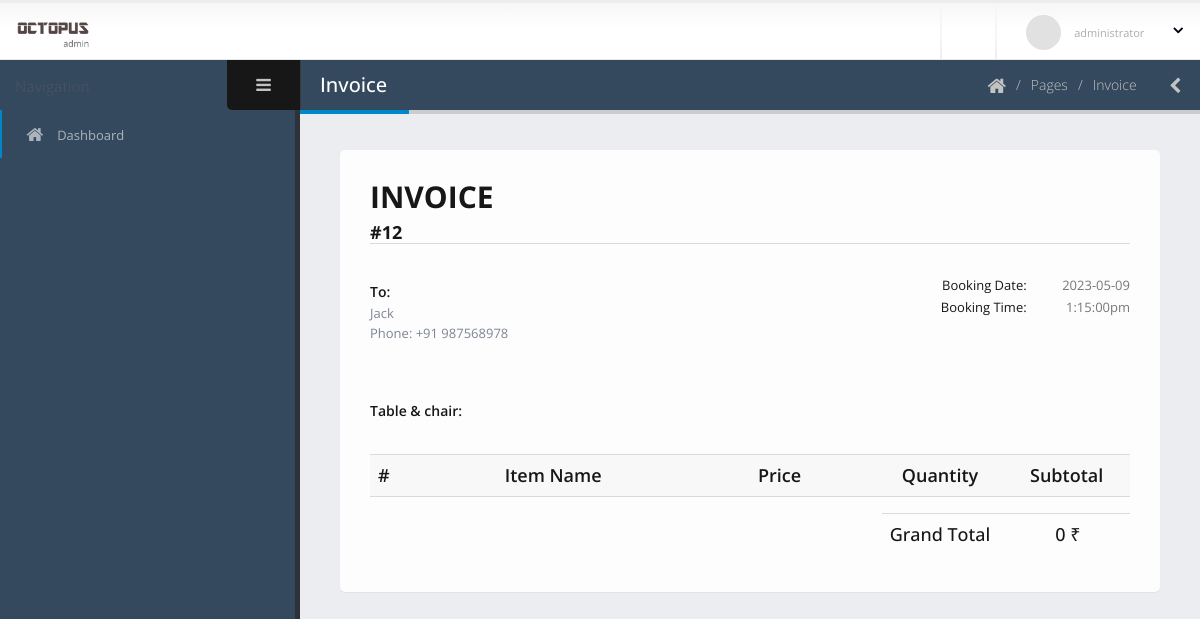
The app's page /dashboard/invoice.php?booking-number=12 (signed in) with its own data.
### tables this page shows
CREATE TABLE `booking_details` (
  `id` int(11) NOT NULL,
  `booking_id` int(11) NOT NULL,
  `res_id` int(11) NOT NULL,
  `c_id` int(11) NOT NULL,
  `make_date` date NOT NULL,
  `make_time` varchar(50) NOT NULL,
  `name` varchar(50) NOT NULL,
  `phone` int(11) NOT NULL,
  `booking_date` date NOT NULL,
  `booking_time` varchar(30) NOT NULL,
  `bill` float NOT NULL,
  `status` int(11) NOT NULL,
  `reject` int(11) NOT NULL
);

### dashboard/invoice.php (the view, shortened to what this page needs)
<?php include 'template/header.php';
?>
	<body>
		<section class="body">
			<?php include 'template/top-bar.php'; ?>
			<div class="inner-wrapper">
				<?php include 'template/left-bar.php'; ?>
				<section role="main" class="content-body">
					<header class="page-header">
						<h2>Invoice</h2>
						<div class="right-wrapper pull-right">
							<ol class="breadcrumbs">
								<li>
									<a href="index.php">
										<i class="fa fa-home"></i>
									</a>
								</li>
								<li><span>Pages</span></li>
								<li><span>Invoice</span></li>
							</ol>
							<a class="sidebar-right-toggle" data-open="sidebar-right"><i class="fa fa-chevron-left"></i></a>
						</div>
					</header>
					<section class="panel">
						<div class="panel-body">
							<div class="invoice">
								<header class="clearfix">
									<div class="row">
										<div class="col-sm-4 mt-md">
											<h2 class="h2 mt-none mb-sm text-dark text-bold">INVOICE</h2>
											<h4 class="h4 m-none text-dark text-bold">
											#<?php echo $_GET['booking-number']; ?></h4>
										</div>
										<?php
											$con = connect();
										?>
									</div>
								</header>
								<?php
									$booking_number = $_GET['booking-number'];
									$sql2 = "SELECT * FROM `booking_details` where booking_id = '$booking_number';";
									$result2 = $con->query($sql2);
									foreach ($result2 as $r2) {
										$booking_date = $r2['booking_date'];
										$booking_time = $r2['booking_time'];
										$booking_name = $r2['name'];
										$booking_phone = $r2['phone'];
									} ?>
								<div class="bill-info">
									<div class="row">
										<div class="col-md-6">
											<div class="bill-to">
												<p class="h5 mb-xs text-dark text-semibold">To:</p>
												<address>
													<?php echo $booking_name; ?>
													<br/>
													Phone: +91 <?php echo $booking_phone; ?>
												</address>
											</div>
										</div>
										<div class="col-md-6">
											<div class="bill-data text-right">
												<p class="mb-none">
													<span class="text-dark">Booking Date:</span>
													<span class="value"><?php echo $booking_date; ?></span>
												</p>
												<p class="mb-none">
													<span class="text-dark">Booking Time:</span>
													<span class="value"><?php echo $booking_time; ?></span>
												</p>
											</div>
										</div>
									</div>
								</div>
								<div class="bill-info">
									<div class="row">
										<div class="col-md-6">
											<div class="bill-to">
												<p class="h5 mb-xs text-dark text-semibold">Table & chair:</p>
											</div>
										</div>
									</div>
								</div>
								<div class="table-responsive">
									<table class="table invoice-items">
										<thead>
											<tr class="h4 text-dark">
												<th id="cell-id"     class="text-semibold">#</th>
												<th id="cell-item"   class="text-semibold">Item Name</th>
												<th id="cell-price"  class="text-left text-semibold">Price</th>
												<th id="cell-qty"    class="text-center text-semibold">Quantity</th>
												<th id="cell-total"  class="text-center text-semibold">Subtotal</th>
											</tr>
										</thead>
											<?php
											$grand_total = 0;
											?>
									</table>
								</div>
								<div class="invoice-summary">
									<div class="row">
										<div class="col-sm-4 col-sm-offset-8">
											<table class="table h5 text-dark">
												<tbody>
													<tr class="h4">
														<td colspan="2">Grand Total</td>
														<td class="text-left"><?php echo $grand_total; ?> ₹</td>
													</tr>
												</tbody>
											</table>
										</div>
									</div>
								</div>
							</div>
						</div>
					</section>
				</section>
			</div>
		</section>
	</body>
</html>

### dashboard/assets/stylesheets/skins/default.css (style rules this page uses)
a, .btn-link { color: #0088cc; }
.page-header h2 { border-bottom-color: #0088cc; }

### records on screen
booking_details: name "Jack", phone "987568978", booking_date "2023-05-09", booking_time "1:15:00pm"

### other values on screen
$_GET['booking-number'] "12"
$grand_total "0"
